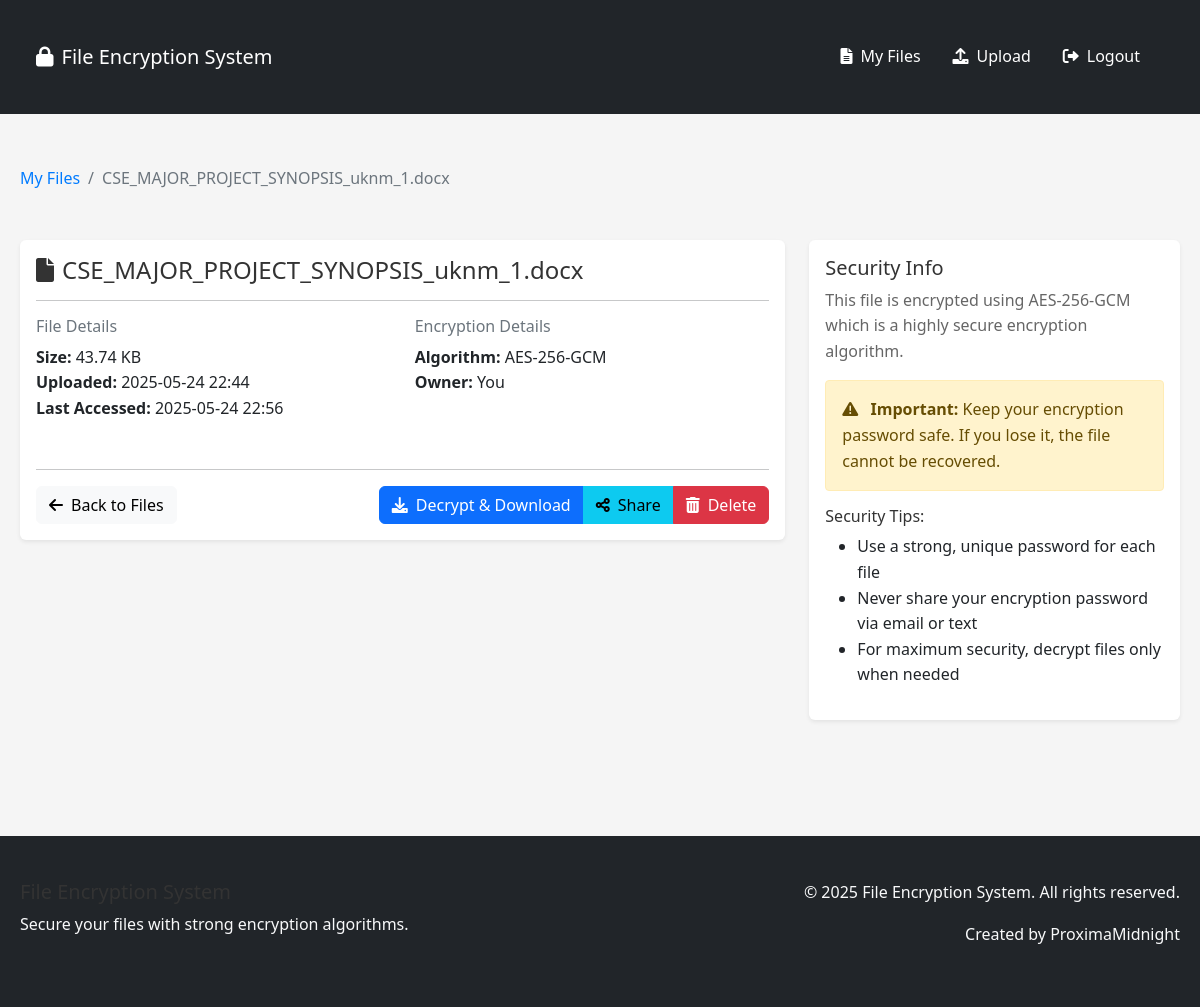
Screenshot of /file/1 (signed in) with the database file from the repository.
### models.py (models this page shows, shortened)
class EncryptedFile(db.Model):
    id = db.Column(db.Integer, primary_key=True)
    original_filename = db.Column(db.String(255), nullable=False)
    encrypted_filename = db.Column(db.String(255), nullable=False, unique=True)
    file_size = db.Column(db.Integer, nullable=False)  # Size in bytes
    content_type = db.Column(db.String(100))
    uploaded_at = db.Column(db.DateTime, default=datetime.datetime.utcnow)
    last_accessed = db.Column(db.DateTime)
    encryption_algorithm = db.Column(db.String(50), default="AES-256-GCM")
    salt = db.Column(db.String(64), nullable=False)  # Salt used for key derivation
    iv = db.Column(db.String(64), nullable=False)    # Initialization vector
    tag = db.Column(db.String(64))                   # Authentication tag for AEAD ciphers
    user_id = db.Column(db.Integer, db.ForeignKey('user.id'), nullable=False)
    shared_with = db.relationship('FileAccess', backref='file', lazy='dynamic')

### routes.py (the view, shortened to what this page needs)
@app.route('/file/<int:file_id>')
@login_required
def file_details(file_id):
    file = EncryptedFile.query.get_or_404(file_id)
    if file.user_id != current_user.id:
        access = FileAccess.query.filter_by(file_id=file.id, user_id=current_user.id).first()
        if not access:
            flash('You do not have access to this file.', 'danger')
            return redirect(url_for('files'))
    shared_with = []
    if file.user_id == current_user.id:  # Only show sharing info to the owner
        accesses = FileAccess.query.filter_by(file_id=file.id).all()
    return render_template('file_details.html', title=file.original_filename,
                           file=file, shared_with=shared_with)

### routes.py (called while the page is built)
@app.context_processor
def inject_now():
    return {'now': datetime.now()}

### templates/file_details.html (shortened to what this page needs)
{% extends "layout.html" %}
{% block content %}
<div class="row">
    <div class="col-12 mb-4">
        <nav aria-label="breadcrumb">
            <ol class="breadcrumb">
                <li class="breadcrumb-item"><a href="{{ url_for('files') }}">My Files</a></li>
                <li class="breadcrumb-item active" aria-current="page">{{ file.original_filename }}</li>
            </ol>
        </nav>
    </div>
    <div class="col-md-8">
        <div class="card shadow-sm border-0 mb-4">
            <div class="card-body">
                <h4 class="card-title">
                    <i class="fas fa-file me-2"></i>{{ file.original_filename }}
                </h4>
                <hr>
                <div class="row">
                    <div class="col-md-6 mb-3">
                        <h6 class="text-muted">File Details</h6>
                        <ul class="list-unstyled">
                            <li><strong>Size:</strong> {{ (file.file_size / 1024)|round(2) }} KB</li>
                            <li><strong>Uploaded:</strong> {{ file.uploaded_at.strftime('%Y-%m-%d %H:%M') }}</li>
                            <li>
                                <strong>Last Accessed:</strong>
                                {% if file.last_accessed %}
                                    {{ file.last_accessed.strftime('%Y-%m-%d %H:%M') }}
                                {% else %}
                                    Never
                                {% endif %}
                            </li>
                        </ul>
                    </div>
                    <div class="col-md-6 mb-3">
                        <h6 class="text-muted">Encryption Details</h6>
                        <ul class="list-unstyled">
                            <li><strong>Algorithm:</strong> {{ file.encryption_algorithm }}</li>
                            {% if file.user_id == current_user.id %}
                            <li><strong>Owner:</strong> You</li>
                            {% else %}
                            <li><strong>Owner:</strong> {{ file.owner.username }}</li>
                            {% endif %}
                        </ul>
                    </div>
                </div>
                {% if decrypt_mode %}
                <hr>
                <form method="POST" action="{{ url_for('decrypt_file', file_id=file.id) }}">
                    {{ form.hidden_tag() }}
                    <div class="mb-3">
                        {{ form.encryption_password.label(class="form-label") }}
                        {% if form.encryption_password.errors %}
                            {{ form.encryption_password(class="form-control is-invalid") }}
                            <div class="invalid-feedback">
                                {% for error in form.encryption_password.errors %}
                                    {{ error }}
                                {% endfor %}
                            </div>
                        {% else %}
                            {{ form.encryption_password(class="form-control") }}
                        {% endif %}
                        <small class="form-text text-muted">Enter the password used to encrypt this file.</small>
                    </div>
                    <div class="d-flex justify-content-between">
                        <a href="{{ url_for('file_details', file_id=file.id) }}" class="btn btn-light">
                            <i class="fas fa-arrow-left me-2"></i>Back
                        </a>
                        {{ form.submit(class="btn btn-primary") }}
                    </div>
                </form>
                {% else %}
                <hr>
                <div class="d-flex justify-content-between">
                    <a href="{{ url_for('files') }}" class="btn btn-light">
                        <i class="fas fa-arrow-left me-2"></i>Back to Files
                    </a>
                    <div class="btn-group">
                        <a href="{{ url_for('decrypt_file', file_id=file.id) }}" class="btn btn-primary">
                            <i class="fas fa-download me-2"></i>Decrypt & Download
                        </a>
                        {% if file.user_id == current_user.id %}
                        <a href="{{ url_for('share_file', file_id=file.id) }}" class="btn btn-info">
                            <i class="fas fa-share-alt me-2"></i>Share
                        </a>
                        <button type="button" class="btn btn-danger" data-bs-toggle="modal" data-bs-target="#deleteModal">
                            <i class="fas fa-trash-alt me-2"></i>Delete
                        </button>
                        {% endif %}
                    </div>
                </div>
                {% endif %}
            </div>
        </div>
    </div>
    <div class="col-md-4">
        <div class="card shadow-sm border-0">
            <div class="card-body">
                <h5 class="card-title">Security Info</h5>
                <p class="card-text">This file is encrypted using {{ file.encryption_algorithm }} which is a highly secure encryption algorithm.</p>
                <div class="alert alert-warning">
                    <i class="fas fa-exclamation-triangle me-2"></i>
                    <strong>Important:</strong> Keep your encryption password safe. If you lose it, the file cannot be recovered.
                </div>
                <h6 class="mt-3">Security Tips:</h6>
                <ul>
                    <li>Use a strong, unique password for each file</li>
                    <li>Never share your encryption password via email or text</li>
                    <li>For maximum security, decrypt files only when needed</li>
                </ul>
            </div>
        </div>
    </div>
</div>
{% endblock %}

### static/css/style.css (style rules this page uses)
body { min-height: 100vh; display: flex; flex-direction: column; font-family: 'Segoe UI', Tahoma, Geneva, Verdana, sans-serif; line-height: 1.6; margin: 0; padding: 0; background-color: #f5f5f5; }
.card { transition: transform 0.3s ease, box-shadow 0.3s ease; }
.btn { transition: all 0.3s ease; }
.breadcrumb { background-color: transparent; padding: 0.5rem 0; }
.alert { padding: 1rem; margin-bottom: 1rem; border-radius: 4px; }
.card-title { color: #333; margin-top: 0; }
.card-text { color: #666; }
a { color: #007bff; text-decoration: none; }
h1, h2, h3, h4, h5, h6 { color: #333; }

### rows the page displays
EncryptedFile: original_filename "CSE_MAJOR_PROJECT_SYNOPSIS_uknm_1.docx", (file.file_size/1024)|round(2) "43.74", uploaded_at "2025-05-24 22:44", last_accessed "2025-05-24 22:56", encryption_algorithm "AES-256-GCM"
